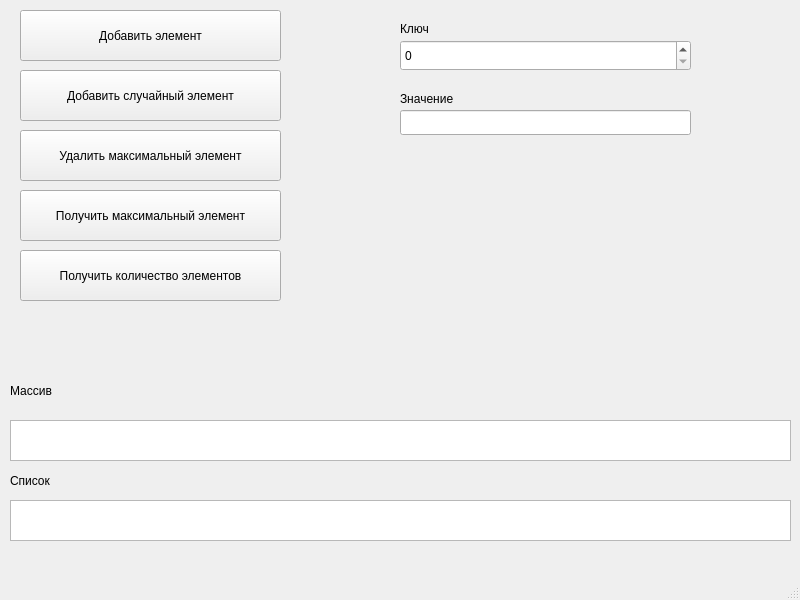
<?xml version="1.0" encoding="UTF-8"?>
<ui version="4.0">
 <class>MainWindow</class>
 <widget class="QMainWindow" name="MainWindow">
  <property name="geometry">
   <rect>
    <x>0</x>
    <y>0</y>
    <width>800</width>
    <height>600</height>
   </rect>
  </property>
  <property name="windowTitle">
   <string>MainWindow</string>
  </property>
  <widget class="QWidget" name="centralwidget">
   <widget class="QPushButton" name="pushButton_5">
    <property name="geometry">
     <rect>
      <x>20</x>
      <y>250</y>
      <width>261</width>
      <height>51</height>
     </rect>
    </property>
    <property name="text">
     <string>Получить количество элементов</string>
    </property>
   </widget>
   <widget class="QPlainTextEdit" name="plainTextEdit_2">
    <property name="geometry">
     <rect>
      <x>10</x>
      <y>500</y>
      <width>781</width>
      <height>41</height>
     </rect>
    </property>
   </widget>
   <widget class="QPlainTextEdit" name="plainTextEdit">
    <property name="geometry">
     <rect>
      <x>10</x>
      <y>420</y>
      <width>781</width>
      <height>41</height>
     </rect>
    </property>
   </widget>
   <widget class="QLineEdit" name="lineEdit">
    <property name="geometry">
     <rect>
      <x>400</x>
      <y>110</y>
      <width>291</width>
      <height>25</height>
     </rect>
    </property>
   </widget>
   <widget class="QSpinBox" name="spinBox">
    <property name="geometry">
     <rect>
      <x>400</x>
      <y>40</y>
      <width>291</width>
      <height>31</height>
     </rect>
    </property>
   </widget>
   <widget class="QLabel" name="label_6">
    <property name="geometry">
     <rect>
      <x>400</x>
      <y>190</y>
      <width>181</width>
      <height>31</height>
     </rect>
    </property>
    <property name="text">
     <string/>
    </property>
   </widget>
   <widget class="QPushButton" name="pushButton_3">
    <property name="geometry">
     <rect>
      <x>20</x>
      <y>190</y>
      <width>261</width>
      <height>51</height>
     </rect>
    </property>
    <property name="text">
     <string>Получить максимальный элемент</string>
    </property>
   </widget>
   <widget class="QLabel" name="label_5">
    <property name="geometry">
     <rect>
      <x>400</x>
      <y>150</y>
      <width>171</width>
      <height>31</height>
     </rect>
    </property>
    <property name="text">
     <string/>
    </property>
   </widget>
   <widget class="QPushButton" name="pushButton_4">
    <property name="geometry">
     <rect>
      <x>20</x>
      <y>130</y>
      <width>261</width>
      <height>51</height>
     </rect>
    </property>
    <property name="text">
     <string>Удалить максимальный элемент</string>
    </property>
   </widget>
   <widget class="QLabel" name="label_2">
    <property name="geometry">
     <rect>
      <x>10</x>
      <y>380</y>
      <width>121</width>
      <height>21</height>
     </rect>
    </property>
    <property name="text">
     <string>Массив</string>
    </property>
   </widget>
   <widget class="QLabel" name="label_3">
    <property name="geometry">
     <rect>
      <x>400</x>
      <y>20</y>
      <width>67</width>
      <height>17</height>
     </rect>
    </property>
    <property name="text">
     <string>Ключ</string>
    </property>
   </widget>
   <widget class="QLabel" name="label_4">
    <property name="geometry">
     <rect>
      <x>400</x>
      <y>90</y>
      <width>101</width>
      <height>17</height>
     </rect>
    </property>
    <property name="text">
     <string>Значение</string>
    </property>
   </widget>
   <widget class="QLabel" name="label">
    <property name="geometry">
     <rect>
      <x>10</x>
      <y>470</y>
      <width>121</width>
      <height>21</height>
     </rect>
    </property>
    <property name="text">
     <string>Список</string>
    </property>
   </widget>
   <widget class="QPushButton" name="pushButton">
    <property name="geometry">
     <rect>
      <x>20</x>
      <y>10</y>
      <width>261</width>
      <height>51</height>
     </rect>
    </property>
    <property name="text">
     <string>Добавить элемент</string>
    </property>
   </widget>
   <widget class="QPushButton" name="pushButton_6">
    <property name="geometry">
     <rect>
      <x>20</x>
      <y>70</y>
      <width>261</width>
      <height>51</height>
     </rect>
    </property>
    <property name="text">
     <string>Добавить случайный элемент</string>
    </property>
   </widget>
  </widget>
  <widget class="QMenuBar" name="menubar">
   <property name="geometry">
    <rect>
     <x>0</x>
     <y>0</y>
     <width>800</width>
     <height>22</height>
    </rect>
   </property>
  </widget>
  <widget class="QStatusBar" name="statusbar"/>
 </widget>
 <resources/>
 <connections/>
</ui>
